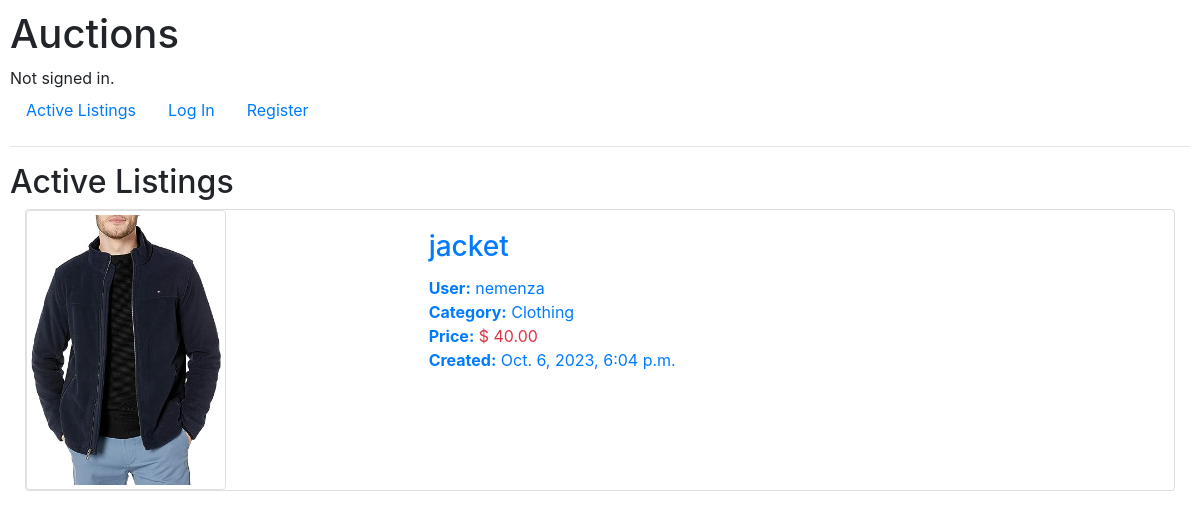
The app's page /, older data.
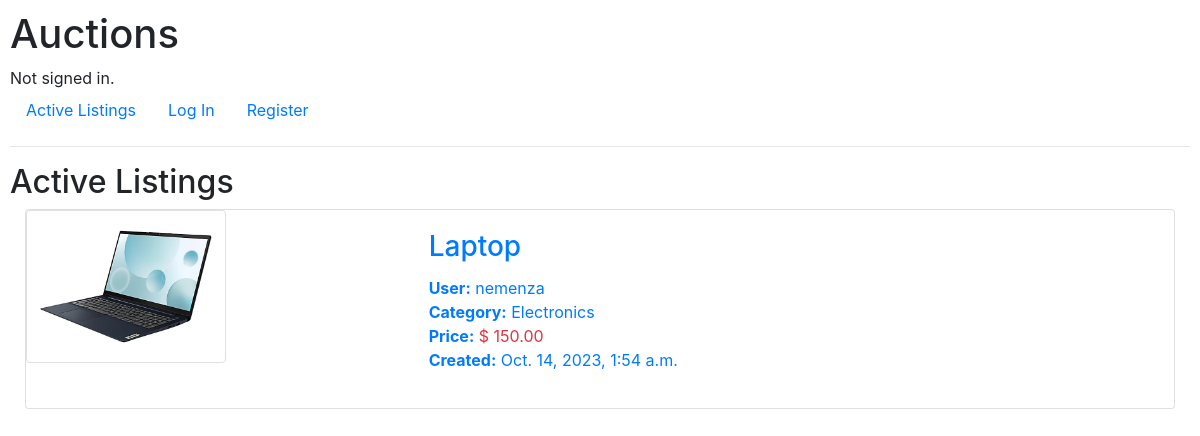
The same page, newer data.
### auctions/models.py (models this page shows, shortened)
class Listing(models.Model):
    title = models.CharField(max_length=100)
    description = models.TextField(max_length=1000)
    username = models.ForeignKey(
        settings.AUTH_USER_MODEL, on_delete=models.CASCADE)
    starting_bid = models.DecimalField(max_digits=6, decimal_places=2, validators=[
        MinValueValidator(0.50)], blank=False)
    web_page = models.URLField(max_length=200, blank=True)
    img = models.ImageField(null=True, blank=True, upload_to='media/')
    active = models.BooleanField(default=True)
    created_date = models.DateTimeField(auto_now_add=True)
    class Categories(models.TextChoices):
        CLOTHING = 'Clothing'
        TOYS = 'Toys'
        GAMES = 'Games'
        ELECTRONICS = 'Electronics'
        HOME = 'Home'
        SPORTS = 'Sports'
        BEAUTY = 'Beauty'
        BOOKS = 'Books'
        GROCERY = 'Grocery'
        AUTOMOTIVE = 'Automotive'
        HEALTH = 'Health'
    categories = models.CharField(max_length=100, choices=Categories.choices)
    winner = models.ForeignKey(User, null=True, blank=True,
                               related_name="won_listings", on_delete=models.SET_NULL)
    class Meta:
        verbose_name = 'Listing'
        verbose_name_plural = 'Listings'

class User(AbstractUser):
    pass

### auctions/views.py (the view)
# urls.py: path("", views.index, name="index"),
def index(request):
    listings = Listing.objects.all().filter(active=True)
    list_categories = [c[0] for c in Listing.categories.field.choices]
    context = {"listings": listings, "list_categories": list_categories}
    return render(request, "auctions/index.html", context)

### auctions/templates/auctions/index.html (shortened to what this page needs)
{% extends "auctions/layout.html" %}
{% load static %}
{% block body %}
    <h2>Active Listings</h2>
    {% for listing in listings %}
    <div class="container-fluid">
        <a href="{% url "detail" listing.pk %}" class="card mb-3">
            <div class="row no-gutters">
                <div class="col-md-4">
                    <img src="{{listing.img.url}}" alt="{{listing.title}}" class="img-fluid img-thumbnail"  width="200">
                </div>
                <div class="col-md-8">
                    <div class="card-body">
                        <h3 class="card-title">{{listing.title}}</h3>
                        <ul class="list-unstyled">
                            <li><strong>User:</strong> {{listing.username}}</li>
                            <li><strong>Category:</strong> {{listing.categories}}</li>
                            <li><strong>Price:</strong> <span class="text-danger">$ {{listing.starting_bid}}</span></li>
                            <li><strong>Created:</strong> {{listing.created_date}}</li>
                        </ul>
                    </div>
                </div>
            </div>
        </a>
    </div>
</body>
    {% endfor %}
{% endblock %}

Row changes from the older to the newer data that the page shows:
no longer on this page (row edited): Listing: img (picture), title "jacket", username "nemenza", categories "Clothing", starting_bid "40.00", created_date "Oct. 6, 2023, 6:04 p.m."
added Listing: img (picture), title "Laptop", username "nemenza", categories "Electronics", starting_bid "150.00", created_date "Oct. 14, 2023, 1:54 a.m."
